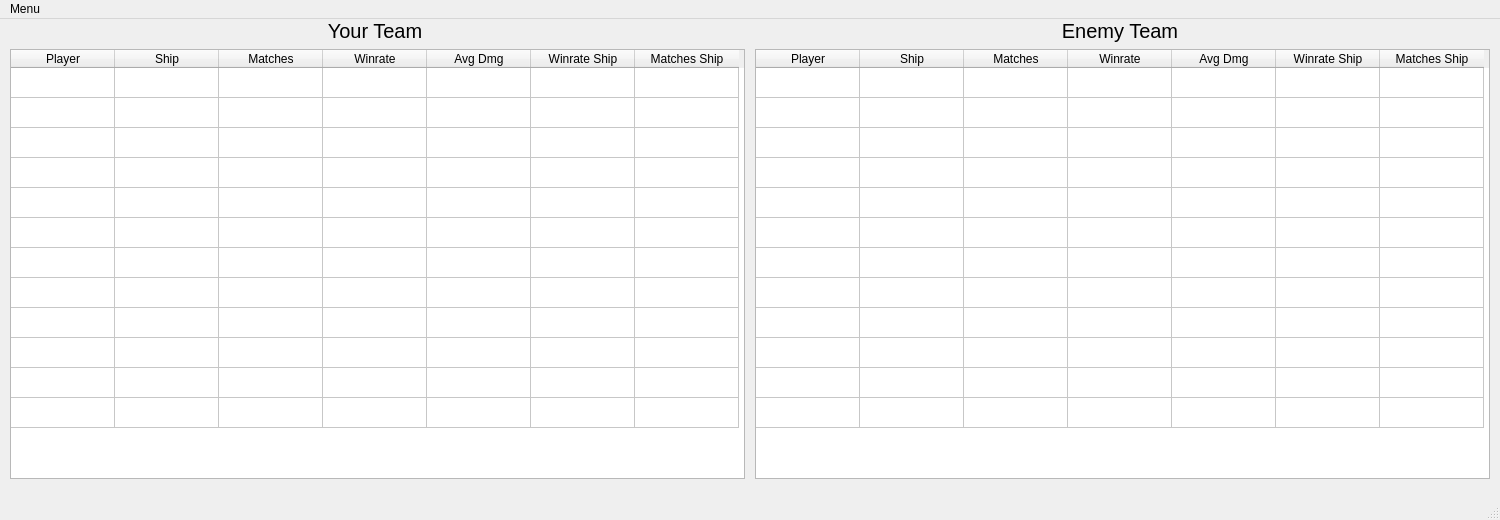
<?xml version="1.0" encoding="UTF-8"?>
<ui version="4.0">
 <class>MainWindow</class>
 <widget class="QMainWindow" name="MainWindow">
  <property name="geometry">
   <rect>
    <x>0</x>
    <y>0</y>
    <width>1500</width>
    <height>520</height>
   </rect>
  </property>
  <property name="sizePolicy">
   <sizepolicy hsizetype="Fixed" vsizetype="Fixed">
    <horstretch>0</horstretch>
    <verstretch>0</verstretch>
   </sizepolicy>
  </property>
  <property name="minimumSize">
   <size>
    <width>1500</width>
    <height>520</height>
   </size>
  </property>
  <property name="maximumSize">
   <size>
    <width>1500</width>
    <height>520</height>
   </size>
  </property>
  <property name="mouseTracking">
   <bool>false</bool>
  </property>
  <property name="tabletTracking">
   <bool>false</bool>
  </property>
  <property name="windowTitle">
   <string notr="true">PotatoAlert</string>
  </property>
  <property name="windowIcon">
   <iconset>
    <normaloff>potato.png</normaloff>potato.png</iconset>
  </property>
  <property name="autoFillBackground">
   <bool>false</bool>
  </property>
  <widget class="QWidget" name="centralwidget">
   <widget class="QTableWidget" name="left_table">
    <property name="geometry">
     <rect>
      <x>10</x>
      <y>30</y>
      <width>735</width>
      <height>430</height>
     </rect>
    </property>
    <property name="editTriggers">
     <set>QAbstractItemView::NoEditTriggers</set>
    </property>
    <property name="selectionMode">
     <enum>QAbstractItemView::NoSelection</enum>
    </property>
    <property name="rowCount">
     <number>12</number>
    </property>
    <property name="columnCount">
     <number>7</number>
    </property>
    <attribute name="horizontalHeaderVisible">
     <bool>true</bool>
    </attribute>
    <attribute name="horizontalHeaderMinimumSectionSize">
     <number>49</number>
    </attribute>
    <attribute name="horizontalHeaderDefaultSectionSize">
     <number>104</number>
    </attribute>
    <attribute name="horizontalHeaderHighlightSections">
     <bool>true</bool>
    </attribute>
    <attribute name="verticalHeaderVisible">
     <bool>false</bool>
    </attribute>
    <row/>
    <row/>
    <row/>
    <row/>
    <row/>
    <row/>
    <row/>
    <row/>
    <row/>
    <row/>
    <row/>
    <row/>
    <column>
     <property name="text">
      <string>Player</string>
     </property>
    </column>
    <column>
     <property name="text">
      <string>Ship</string>
     </property>
    </column>
    <column>
     <property name="text">
      <string>Matches</string>
     </property>
    </column>
    <column>
     <property name="text">
      <string>Winrate</string>
     </property>
    </column>
    <column>
     <property name="text">
      <string>Avg Dmg</string>
     </property>
    </column>
    <column>
     <property name="text">
      <string>Winrate Ship</string>
     </property>
    </column>
    <column>
     <property name="text">
      <string>Matches Ship</string>
     </property>
    </column>
    <item row="0" column="5">
     <property name="text">
      <string/>
     </property>
    </item>
   </widget>
   <widget class="QLabel" name="left_label">
    <property name="geometry">
     <rect>
      <x>275</x>
      <y>0</y>
      <width>200</width>
      <height>30</height>
     </rect>
    </property>
    <property name="font">
     <font>
      <pointsize>15</pointsize>
     </font>
    </property>
    <property name="text">
     <string>Your Team</string>
    </property>
    <property name="alignment">
     <set>Qt::AlignHCenter|Qt::AlignTop</set>
    </property>
   </widget>
   <widget class="QLabel" name="right_label">
    <property name="geometry">
     <rect>
      <x>1020</x>
      <y>0</y>
      <width>200</width>
      <height>30</height>
     </rect>
    </property>
    <property name="font">
     <font>
      <pointsize>15</pointsize>
     </font>
    </property>
    <property name="text">
     <string>Enemy Team</string>
    </property>
    <property name="alignment">
     <set>Qt::AlignHCenter|Qt::AlignTop</set>
    </property>
   </widget>
   <widget class="QTableWidget" name="right_able">
    <property name="geometry">
     <rect>
      <x>755</x>
      <y>30</y>
      <width>735</width>
      <height>430</height>
     </rect>
    </property>
    <property name="editTriggers">
     <set>QAbstractItemView::NoEditTriggers</set>
    </property>
    <property name="selectionMode">
     <enum>QAbstractItemView::NoSelection</enum>
    </property>
    <property name="rowCount">
     <number>12</number>
    </property>
    <property name="columnCount">
     <number>7</number>
    </property>
    <attribute name="horizontalHeaderVisible">
     <bool>true</bool>
    </attribute>
    <attribute name="horizontalHeaderMinimumSectionSize">
     <number>49</number>
    </attribute>
    <attribute name="horizontalHeaderDefaultSectionSize">
     <number>104</number>
    </attribute>
    <attribute name="horizontalHeaderHighlightSections">
     <bool>true</bool>
    </attribute>
    <attribute name="verticalHeaderVisible">
     <bool>false</bool>
    </attribute>
    <row/>
    <row/>
    <row/>
    <row/>
    <row/>
    <row/>
    <row/>
    <row/>
    <row/>
    <row/>
    <row/>
    <row/>
    <column>
     <property name="text">
      <string>Player</string>
     </property>
    </column>
    <column>
     <property name="text">
      <string>Ship</string>
     </property>
    </column>
    <column>
     <property name="text">
      <string>Matches</string>
     </property>
    </column>
    <column>
     <property name="text">
      <string>Winrate</string>
     </property>
    </column>
    <column>
     <property name="text">
      <string>Avg Dmg</string>
     </property>
    </column>
    <column>
     <property name="text">
      <string>Winrate Ship</string>
     </property>
    </column>
    <column>
     <property name="text">
      <string>Matches Ship</string>
     </property>
    </column>
    <item row="0" column="5">
     <property name="text">
      <string/>
     </property>
    </item>
   </widget>
  </widget>
  <widget class="QMenuBar" name="menubar">
   <property name="geometry">
    <rect>
     <x>0</x>
     <y>0</y>
     <width>1500</width>
     <height>30</height>
    </rect>
   </property>
   <widget class="QMenu" name="menuSettings">
    <property name="title">
     <string>Menu</string>
    </property>
    <addaction name="actionPreferences"/>
   </widget>
   <addaction name="menuSettings"/>
  </widget>
  <widget class="QStatusBar" name="statusbar"/>
  <action name="actionPreferences">
   <property name="text">
    <string>Preferences</string>
   </property>
  </action>
 </widget>
 <resources/>
 <connections/>
</ui>
